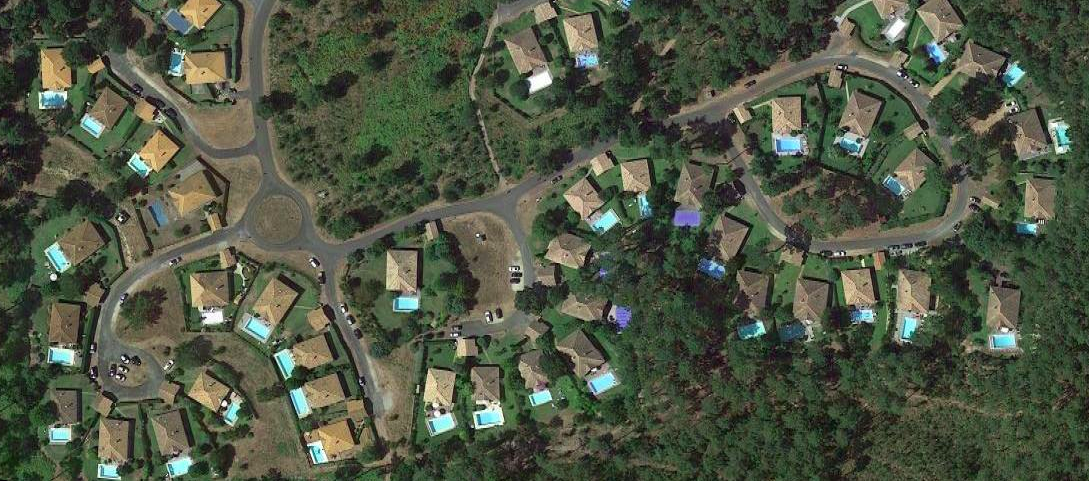
#> input picture src/figs/moliets.png, 1089 x 481 px, found by its file name
$ jupyter execute correc3.ipynb
#> lines starting #> are read from the running program, lines starting #| are printed output that depends on the picture; after the words box and inside, x2 and y2 are one past the last pixel; in counts of white or black regions, pixels touching at a corner belong together
(labs:correc3)=
# Correction of lab 3

<hr>

## 📌 Commentaires pour les intervenants

**Mathematical morphology**

* 📣 Rappeler aux étudiants que dans un premier temps, ils doivent mettre en place toute une chaîne de traitement
  qui fournisse un nombre de piscine, même approximatif, à partir de l'image.
  Il faut éviter qu'ils cherchent à parfaire chaque étape, car le risque est de ne pas réussir à développer une méthode complète,
  faute de temps.
  Par ailleurs, le fait de développer une méthode complète permet d'avoir suffisamment de recul
  pour définir quelle étape est la moins performante, et donc celle qu'il faut améliorer en premier.

* L'exercice est assez long. Si des étudiants le terminent, alors ils reviennent sur les TP 1 et 2 pour les terminer également.

<hr>

## Mathematical morphology

### Objectives
* apply and compare basic operations (erosion, dilation, opening, closing)
* evaluate of the parameters of these operations
* use connected components to extract useful information

### First processings

[cell 1]
from skimage.io import imread
from skimage.measure import regionprops
from skimage.morphology import binary_erosion, binary_dilation, binary_opening, binary_closing, disk, label
from matplotlib.pyplot import imshow, figure, hist, show, subplot, title, plot
from numpy import arange

The image is a satellite view of a small town in the Landes, France. It is an RGB image of resolution 50 cm.

[cell 2]
img = imread('moliets.png')
#> img is the input picture: shape (481, 1089, 3); mean R, G, B 78.5, 85.9, 67.3

Since the objects of interest are blue and no other object in the scene is of this color,
it may be interesting to deal with the blue band of the image.
Therefore, the pools are bright on the blue band, giving first discrimination between the pools and the rest.

[cell 3]
blue = img[:,:,2]
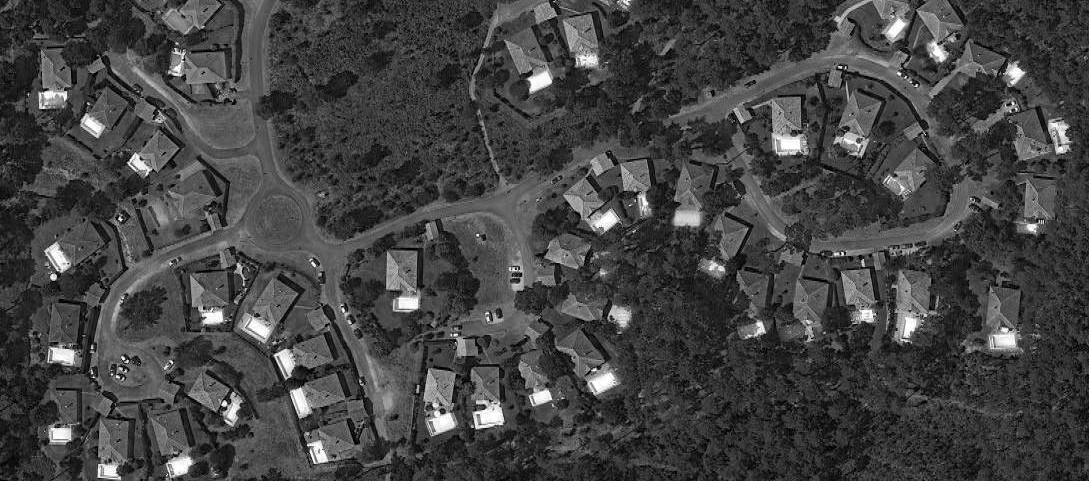
#> blue: shape (481, 1089); min 0, max 255, mean 67.3

[cell 4]
figure(figsize=(17,10))
imshow(blue, cmap='gray')
title('Blue band')
show()

The mathematical morphology operators described in the course work on binary images.
The blue band can be binarized by applying a threshold to separate the bright pixels from the others.
By looking at the histogram of the blue band and proceeding by trial and error,
we choose a threshold equals to 240.

[cell 5]
hist(blue.ravel(), bins=256)
show()
#> figure, not shown here; tallest bar 6739 high, from x = 55.78 to 56.78

[cell 6]
binarized = (blue > 240)
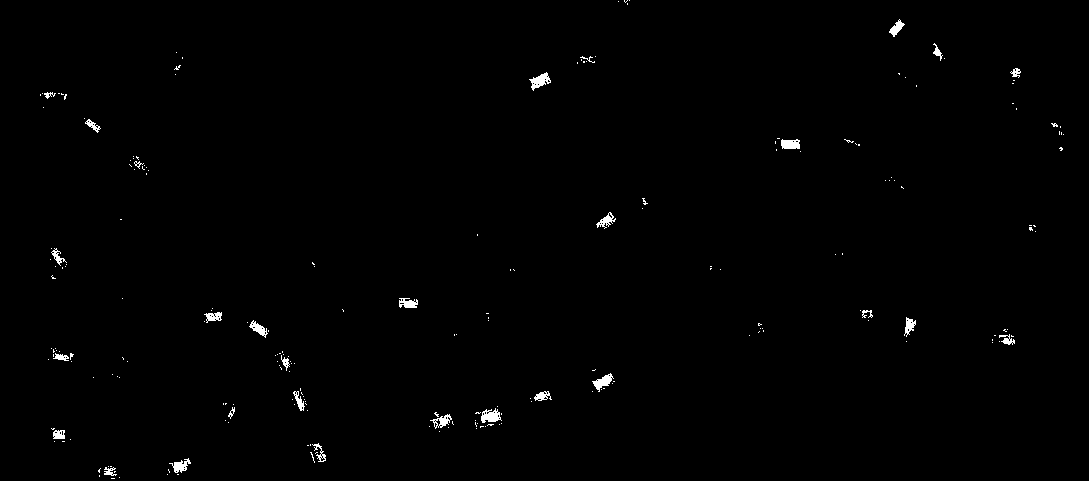
#> binarized: shape (481, 1089) bool; 0.65% white; 223 white regions (194 under 20 px), largest, box (x1, y1, x2, y2) and area: (529, 72, 551, 91) 196, (481, 408, 502, 423) 194, (592, 373, 614, 392) 176

[cell 7]
xmin, xmax, ymin, ymax = 380, 680, 140, 440
figure(figsize=(17,10))
imshow(binarized, cmap='gray')
plot([xmin, xmax, xmax, xmin, xmin], [ymin, ymin, ymax, ymax, ymin], color=[0,1,0])
show()

### Study of the different operators

In this part, the mathematical morphology operators are applied to the sub-image marked out by the green square on the image above.

[cell 8]
crop = binarized[ymin:ymax,xmin:xmax]
#> crop: shape (300, 300) bool; 1.1% white; 41 white regions (35 under 20 px), largest, box (x1, y1, x2, y2) and area: (101, 268, 122, 283) 194, (212, 233, 234, 252) 176, (19, 158, 38, 168) 138, (50, 274, 72, 289) 135, (216, 72, 236, 89) 132, (154, 251, 172, 261) 101
figure(figsize=(17,15))
subplot(2,2,1)
imshow(crop, cmap='gray')
title("Part of the binarized image")
show()

First of all, we choose as a structuring element a disk with a radius of 4 pixels.

[cell 9]
selem = disk(4)
imshow(selem, cmap='gray')
title("Structuring element")
show()

The four basic operators applied to the image produce the results below.

[cell 10]
g_erosion = binary_erosion(crop, selem)
#> g_erosion: shape (300, 300) bool; 0.02% white in thin lines or dots, all inside (x1, y1, x2, y2) = (110, 239, 228, 278)
g_dilation = binary_dilation(crop, selem)
#> g_dilation: shape (300, 300) bool; 4.1% white; 12 white regions, largest, box (x1, y1, x2, y2) and area: (91, 262, 126, 293) 763, (45, 268, 78, 296) 584, (208, 229, 239, 256) 519
g_opening = binary_opening(crop, selem)
#> g_opening: shape (300, 300) bool; 0.25% white; 2 white regions, box (x1, y1, x2, y2) and area: (214, 235, 232, 249) 127, (106, 272, 119, 282) 94
g_closing = binary_closing(crop, selem)
#> g_closing: shape (300, 300) bool; 1.6% white; 17 white regions (10 under 20 px), largest, box (x1, y1, x2, y2) and area: (95, 266, 122, 289) 390, (49, 272, 74, 292) 265, (212, 233, 235, 252) 231

figure(figsize=(17,15))
subplot(2,2,1)
imshow(g_erosion, cmap='gray')
title('Erosion')
subplot(2,2,2)
imshow(g_dilation, cmap='gray')
title('Dilation')
subplot(2,2,3)
imshow(g_opening, cmap='gray')
title('Opening')
subplot(2,2,4)
imshow(g_closing, cmap='gray')
title('Closing')
show()

* Which operator(s) tend(s) to plug the holes?
* On the contrary, which operator(s) tend(s) to remove small objects?
* Which operator(s) preserve(s) (roughly) the shape of objects?

The same with a 10-pixel radius disk:

[cell 11]
selem = disk(10)

[cell 12]
g_erosion = binary_erosion(crop, selem)
#> g_erosion: shape (300, 300) bool; every value is 0
g_dilation = binary_dilation(crop, selem)
#> g_dilation: shape (300, 300) bool; 10.4% white; 11 white regions, largest, box (x1, y1, x2, y2) and area: (85, 256, 132, 299) 1545, (202, 219, 245, 262) 1380, (39, 262, 84, 300) 1281
g_opening = binary_opening(crop, selem)
g_closing = binary_closing(crop, selem)
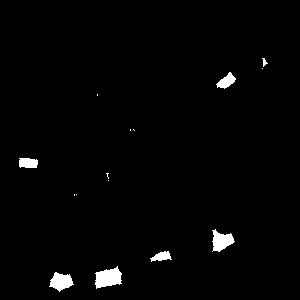
#> g_closing: shape (300, 300) bool; 1.7% white; 15 white regions (8 under 20 px), largest, box (x1, y1, x2, y2) and area: (95, 266, 122, 289) 414, (212, 229, 235, 252) 316, (49, 272, 74, 292) 304

figure(figsize=(17,15))
subplot(2,2,1)
imshow(g_erosion, cmap='gray')
title('Erosion')
subplot(2,2,2)
imshow(g_dilation, cmap='gray')
title('Dilation')
subplot(2,2,3)
imshow(g_opening, cmap='gray')
title('Opening')
subplot(2,2,4)
imshow(g_closing, cmap='gray')
title('Closing')
show()

Try other structuring elements to observe their influence!

### Pool detection

In the following, we consider the result of a closing with a 10-pixel radius disk for structuring element.

The function `skimage.morphology.label` returns a labeling of the different connected components,
and the function `skimage.measure.regionprops` measure some geometric properties of the connected components,
such as their surface or their position.

[cell 13]
# Élément structurant
selem = disk(10)

# Fermeture
img_closing = binary_closing(binarized, selem)
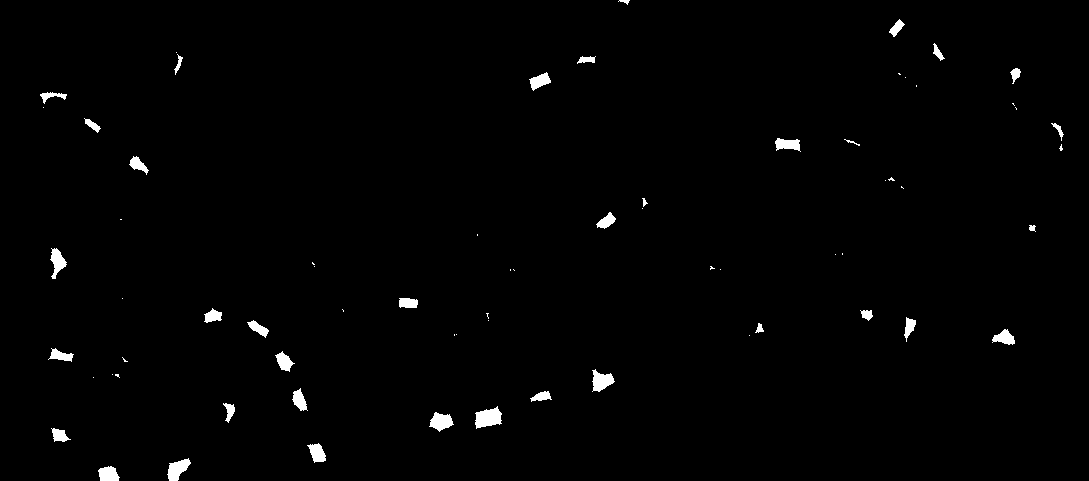
#> img_closing: shape (481, 1089) bool; 1.1% white; 69 white regions (33 under 20 px)

# Labellisation des composantes connexes
labels = label(img_closing, connectivity=2)
#> labels: shape (481, 1089) int32; 70 distinct labels, from 0 to 69

# Mesure des propriétés des composantes connexes
props = regionprops(labels)
#> props = 69 regions; largest, box (x1, y1, x2, y2) and area: (475, 406, 502, 429) 414, (167, 458, 191, 481) 319, (592, 369, 615, 392) 316, (429, 412, 454, 432) 304, (50, 248, 67, 279) 271

# Nombre de composantes connexes
N = len(props)
#> N = 69
print('Number of connected component (that is, detected pools): {}'.format(N))
#| Number of connected component (that is, detected pools): 69

The centroids of the connected components are represented in the image below by the red dots.

Of course, there are fewer pools than red dots, but a lot of connected components are actually
small groups of pixels that do not correspond to pools.

[cell 14]
figure(figsize=(17,10))
imshow(blue)
for n in range(N):
    plot(props[n].centroid[1], props[n].centroid[0], 'r.', markersize=10)
show()
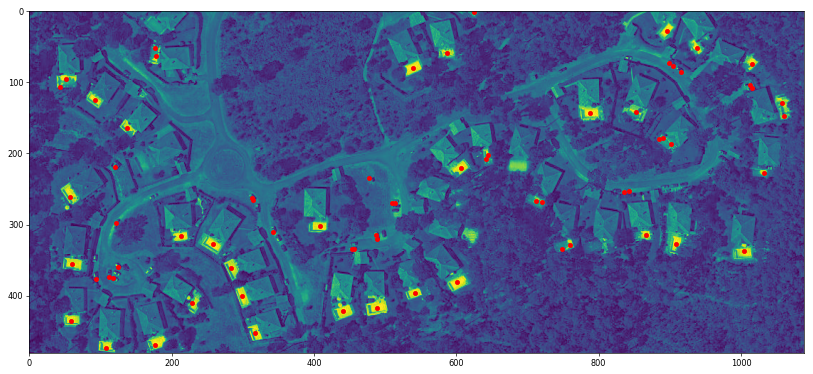
#> figure drawn by matplotlib, 1 panel

The result can be improved by considering only the connected components whose number of pixels is greater than a certain value.
So, we have chosen to consider as pools the connected components whose area is greater than 20 pixels.

Moreover, we know that a pixel represents an area of 0.5$\times$0.5 m<sup>2</sup>,
so it is easy to calculate the average area of the detected pools.

[cell 15]
N = 0  # Nombre de piscines
A = 0  # Aire totale des piscines
figure(figsize=(17,10))
imshow(blue)
for r in props:
    if r.area > 20:
        N = N + 1
        A = A + r.area
        plot(r.centroid[1], r.centroid[0], 'r.', markersize=10)
#> this loop made 69 passes
#> A on passes 1, 2, 3, 5, 6, 7, 8, 12, 16, 17, 18, 19: 29, 161, 249, 315, 408, 503, 728, 861, 964, 1033, 1273, 1301
#> after the loop, A = 5888; N = 36

print('Number of detected pools: {}'.format(N))
#| Number of detected pools: 36
print('Average area of the detected pools: {:.2f} m²'.format(A/N*.5*.5))
#| Average area of the detected pools: 40.89 m²
show()

### Discussion

The method proposed in this notebook is simple but not robust: swimming pools shaded or partially hidden by a tree are not always detected. Conversely, some objects can be considered as swimming pools because they are very bright in the blue band and large.
Therefore, some improvements to improve the result are listed below:

* The geometry of the connected components can be considered because the swimming pools are not only blue objects with a sufficiently large area, but they also have a rectangular shape;
* we choose the threshold for binarization to work well on this image. But nothing guarantees that this value can be applied to another image: it may depend on the sensor resolution, the image brightness, the type of swimming pool, etc. In other words, the robustness of the threshold value has to be studied.
* the binarization of the image could take into account the binarization of the neighbouring pixels. This principle can be modelled using Markov fields.
* etc.

## Registration

> Dans le CM, la déformation rigide a pour parametre theta = {alpha, tx, ty}, alors que dans le TP j'utilise (x, y) et theta. Harmoniser les notations !

### Objectif

L'objectif de cet exercice est d'appréhender le problème du recalage par un premier exemple simple.

Les deux images à recaler sont :

[cell 16]
import numpy as np
import skimage.io as io
import skimage.transform as tr
import matplotlib.pyplot as plt

[cell 17]
# Images

# http://www.cnes-csg.fr/web/CNES-en/9844-gp-first-pleiades-satellite-to-launch-16-december.php

f = io.imread("capitole1.jpg")
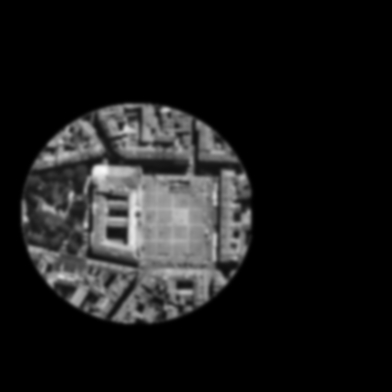
#> input picture interpolation/registration/capitole1.jpg, 392 x 392 px, found by its file name
#> f is the input picture: shape (392, 392); min 0, max 248, mean 26.9
g = io.imread("capitole2.jpg")
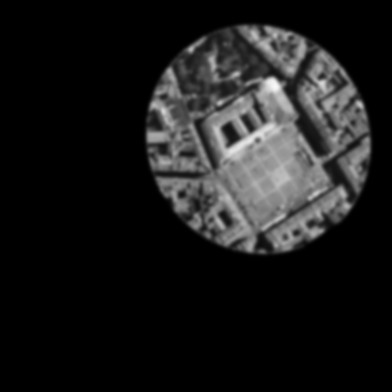
#> input picture interpolation/registration/capitole2.jpg, 392 x 392 px, found by its file name
#> g is the input picture: shape (392, 392); min 0, max 249, mean 26.9
(M, N) = f.shape
#> M = 392; N = 392

f = f/255
g = g/255

plt.figure(figsize=(20,5))
plt.subplot(1,3,1)
plt.imshow(f, "gray")
plt.title("Référence (capitole1.jpg)")
plt.subplot(1,3,2)
plt.imshow(g, "gray")
plt.title("Source (capitole2.jpg)")
plt.show()

Pour recaler la source sur la référence, l'image doit subir une rotation et une translation : il s'agit donc d'une déformation rigide, appelée aussi euclidienne car elle préserve la distance euclidienne entre les pixels de l'image.
Cette déformation correspond à appliquer deux opérations :
* une rotation de l'image d'un angle $\theta$ est d'abord appliquée, autour du pixel $(0,0)$ (le coin en haut à gauche de l'image),
* une translation $(x,y)$ est ensuite effectuée, la translation s'effectuant suivant le nouveau repère de l'image (selon la rotation précédente).

La déformation rigide est donc définie par trois paramètres : une translation $(x,y)$ et une rotation $\theta$.
La fonction `skimage.transform.EuclideanTransform` permet de définir une telle déformation.
L'image est transformée selon cette déformation avec la fonction `skimage.transform.warp` :

```
transformation = transform.EuclideanTransform(translation=(x,y), rotation=t)
h = transform.warp(g, transformation)
```

Une transformation de rotation $\pi/3$ et de translation $(400,-100)$ donne ainsi :

[cell 18]
# Transformation test
# Attention, la rotation se fait autour du pixel (0,0)
# A Euclidean transformation, also called rigid transformation, preserves the Euclidean distance between pairs of points.
# It can be described as a rotation about the origin followed by a translation.
# Les axes sont subissent également la rotation, de sorte que la translation se fait suivant les axes tranformés.

x, y, t = 400, -100, np.pi/3
trans = tr.EuclideanTransform(translation=(x,y), rotation=t)
h = tr.warp(g, trans)
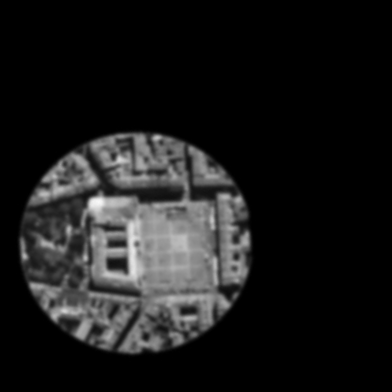
#> h: shape (392, 392) float64; min 0, max 0.975, mean 0.106

# Affichage
plt.figure(figsize=(15,5))
plt.subplot(1,3,1)
plt.imshow(f, "gray")
plt.title("Référence")
plt.subplot(1,3,2)
plt.imshow(g, "gray")
plt.title("Source")
plt.subplot(1,3,3)
plt.imshow(h, "gray")
plt.title(f"Déformée ({x}×{y}, {t:.3})")
plt.show()

On peut comparer visuellement la différence entre la référence et l'image déformée (attention : vérifiez que les images ont la même dynamique !)...

[cell 19]
# EQM
eqm = np.linalg.norm(f-h)**2/(M*N)
#> eqm = 0.0254

# Composition colorée
c = np.zeros((M, N, 3))
c[:,:,0] = f
c[:,:,1] = h

# Affichage
plt.figure(figsize=(10,5))
plt.subplot(1,2,1)
plt.imshow(f-h, "gray")
plt.title("Différence (référence – déformée)")
plt.subplot(1,2,2)
plt.imshow(c)
plt.title("Composition colorée \n (rouge = référence, vert = déformée)")
plt.show()
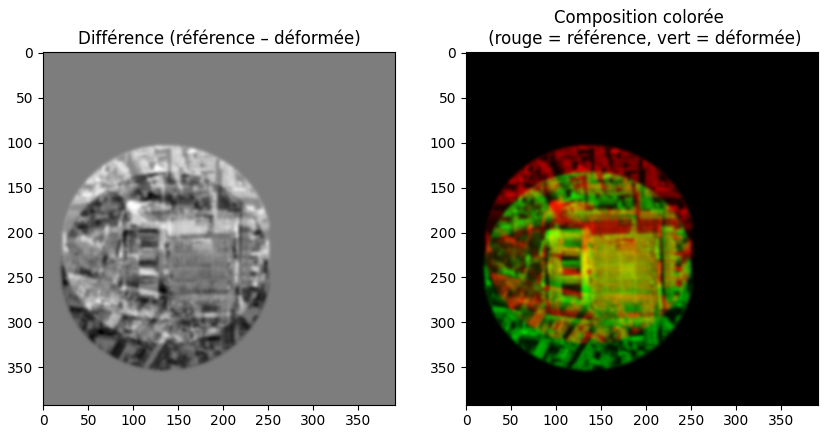
#> figure drawn by matplotlib, 2 panels

...ou en calculant l'EQM entre ces deux images :

[cell 20]
print(f"EQM = {eqm:.3e}")
#| EQM = 2.537e-02

Sans autre valeur de comparaison, on ne peut pas dire, uniquement à partir de l'EQM, si le résultat est bon ou pas.
On voit cependant sur la différence entre les deux images que le recalage n'est pas encore très bon.

Il faut donc optimiser le critère de similarité (ici, l'EQM) en fonction des paramètres de la transformation ($x$, $y$, $\theta$).
Bien qu'il existe beaucoup de méthodes d'optimisation très efficaces, nous allons ici utiliser une méthode toute simple qui consiste à essayer toutes les valeurs de ces trois paramètres.
Pour chaque triplet $(x,y,\theta)$ il faudra donc appliquer la déformation et calculer l'EQM : si le nombre de combinaison est grand, le temps de calcul sera vite très long !

L'idée est donc de tester certains triplets $(x,y,\theta)$ autour de $(400,-100,\pi/3)$ testé précédemment.
Par exemple, on choisit de tester les valeurs selons les intervalles :

$$
x \in [300,500], \quad
y \in [-200,0], \quad
\theta \in [0,\pi].
$$

De plus, il faut commencer par un pas assez grossier, par exemple en allant de 10 en 10 pour les translations, et de $1$ en $1$ pour la rotation.
En fonction du résultat obtenu, on pourra ensuite affiner l'espace de recherche.

Le résultat obtenu de cette manière est le suivant :

[cell 21]
# Recherche de la meilleure transformation (sur une grille)

eqmmin = np.inf

for x in np.arange(300, 400, 10):
    for y in np.arange(-150, -50, 10):
        for t in np.arange(0, 2*np.pi, 1):

            # Transformation
            trans = tr.EuclideanTransform(translation=(x,y), rotation=t)
            h = tr.warp(g, trans)

            # EQM
            eqm = np.linalg.norm(f-h)**2/(M*N)
            if eqm < eqmmin:
                eqmmin = eqm
                xopt = x
                yopt = y
                topt = t
#> after the loop, eqmmin = 0.00414; topt = 1; xopt = 360; yopt = -90

# Recalage estimé
trans = tr.EuclideanTransform(translation=(xopt,yopt), rotation=topt)
hopt = tr.warp(g, trans)

# Images
plt.figure(figsize=(15,5))
plt.subplot(1,3,1)
plt.imshow(f, "gray")
plt.title("Référence")
plt.subplot(1,3,2)
plt.imshow(g, "gray")
plt.title("Source")
plt.subplot(1,3,3)
plt.imshow(hopt, "gray")
plt.title(f"Déformée ({xopt}×{yopt}, {topt:.3})")
plt.show()

# Différences
c[:,:,0] = f
c[:,:,1] = hopt
plt.figure(figsize=(10,5))
plt.subplot(1,2,1)
plt.imshow(f-hopt, "gray")
plt.title("Différence (référence – déformée)")
plt.subplot(1,2,2)
plt.imshow(c)
plt.title("Composition colorée \n (rouge = référence, vert = déformée)")
plt.show()
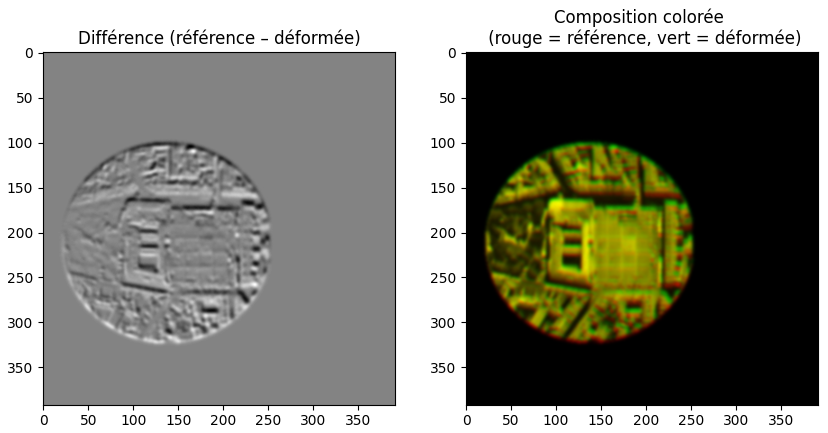
#> figure drawn by matplotlib, 2 panels

L'EQM est plus faible que celle obtenue ci-avant, ce qui montre que le recalage est meilleur :

[cell 22]
# EQM
eqm = np.linalg.norm(f-hopt)**2/(M*N)
#> eqm = 0.00414
print(f"EQM = {eqm:.3e}")
#| EQM = 4.144e-03
